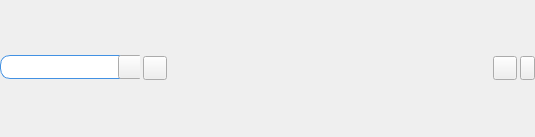
<?xml version="1.0" encoding="UTF-8"?>
<ui version="4.0">
 <class>HeadSearch</class>
 <widget class="QWidget" name="HeadSearch">
  <property name="geometry">
   <rect>
    <x>0</x>
    <y>0</y>
    <width>535</width>
    <height>137</height>
   </rect>
  </property>
  <property name="windowTitle">
   <string>Form</string>
  </property>
  <property name="styleSheet">
   <string notr="true"/>
  </property>
  <layout class="QHBoxLayout" name="horizontalLayout">
   <property name="spacing">
    <number>3</number>
   </property>
   <property name="leftMargin">
    <number>0</number>
   </property>
   <property name="topMargin">
    <number>0</number>
   </property>
   <property name="rightMargin">
    <number>0</number>
   </property>
   <property name="bottomMargin">
    <number>0</number>
   </property>
   <item>
    <widget class="QWidget" name="widget" native="true">
     <property name="minimumSize">
      <size>
       <width>140</width>
       <height>26</height>
      </size>
     </property>
     <property name="maximumSize">
      <size>
       <width>140</width>
       <height>26</height>
      </size>
     </property>
     <widget class="QLineEdit" name="name">
      <property name="geometry">
       <rect>
        <x>0</x>
        <y>0</y>
        <width>140</width>
        <height>24</height>
       </rect>
      </property>
      <property name="minimumSize">
       <size>
        <width>0</width>
        <height>24</height>
       </size>
      </property>
      <property name="maximumSize">
       <size>
        <width>16777215</width>
        <height>24</height>
       </size>
      </property>
      <property name="styleSheet">
       <string notr="true">border:1px solid #4291e3;
border-radius:10px;</string>
      </property>
     </widget>
     <widget class="QPushButton" name="search_3">
      <property name="geometry">
       <rect>
        <x>118</x>
        <y>0</y>
        <width>24</width>
        <height>24</height>
       </rect>
      </property>
      <property name="minimumSize">
       <size>
        <width>24</width>
        <height>24</height>
       </size>
      </property>
      <property name="maximumSize">
       <size>
        <width>24</width>
        <height>24</height>
       </size>
      </property>
      <property name="text">
       <string/>
      </property>
     </widget>
    </widget>
   </item>
   <item>
    <widget class="QPushButton" name="search">
     <property name="minimumSize">
      <size>
       <width>24</width>
       <height>24</height>
      </size>
     </property>
     <property name="maximumSize">
      <size>
       <width>24</width>
       <height>24</height>
      </size>
     </property>
     <property name="text">
      <string/>
     </property>
    </widget>
   </item>
   <item>
    <spacer name="horizontalSpacer">
     <property name="orientation">
      <enum>Qt::Horizontal</enum>
     </property>
     <property name="sizeHint" stdset="0">
      <size>
       <width>40</width>
       <height>20</height>
      </size>
     </property>
    </spacer>
   </item>
   <item>
    <widget class="QPushButton" name="refresh">
     <property name="minimumSize">
      <size>
       <width>24</width>
       <height>24</height>
      </size>
     </property>
     <property name="maximumSize">
      <size>
       <width>24</width>
       <height>24</height>
      </size>
     </property>
     <property name="text">
      <string/>
     </property>
    </widget>
   </item>
   <item>
    <widget class="QPushButton" name="menu">
     <property name="minimumSize">
      <size>
       <width>15</width>
       <height>24</height>
      </size>
     </property>
     <property name="maximumSize">
      <size>
       <width>15</width>
       <height>24</height>
      </size>
     </property>
     <property name="text">
      <string/>
     </property>
    </widget>
   </item>
  </layout>
 </widget>
 <resources/>
 <connections/>
</ui>
